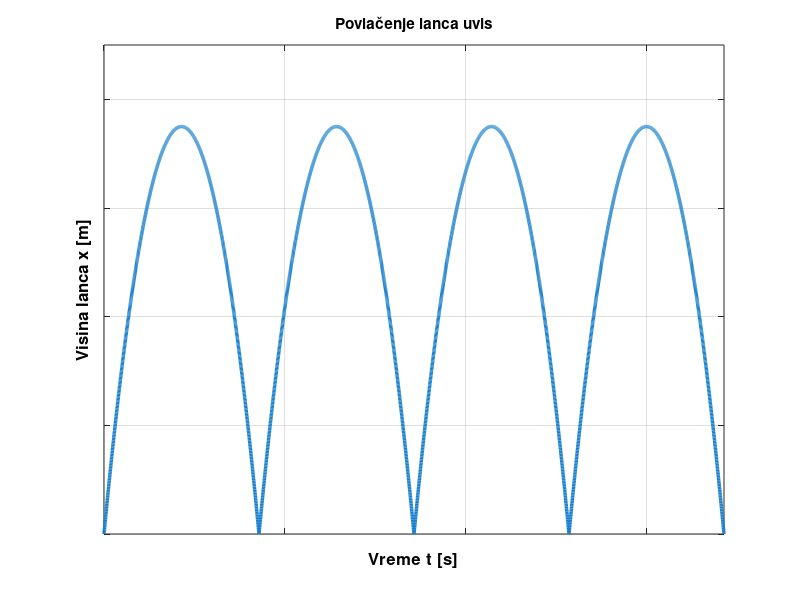

MATLAB code to generate this figure: (Note: this script raises an error after producing the figure.)
function lanac_grafik()

%dati parametri
F=50; %Konstantna sila (N)
T=10; %Težina po dužnom metru (N/m)
g=9.81; %Ubrzanje Zemljine teže (m/s^2)

%izračunato
x_max = (3*F)/(2*T);
t_max = 3*sqrt(F/(T*g));

%%podešavanje prikaza
broj_oscilacija = 4;
n_tacaka = 500; 


t_ukupno = []; %% predstavlja celokupno vreme kretanja lanca
x_ukupno = []; %% predstavlja poziciju lanca u odnosu na trenutno vreme

koreni_izraz = sqrt((F*g)/T); %% izvlačimo radi efikasnosti i lepšeg zapisa

for k = 0:(broj_oscilacija-1)
    
    
    %% kretanje lanca uvis
    t_podizanja = linspace(2*k*t_max, (2*k+1)*t_max,n_tacaka);
    tau_podizanje = t_podizanja - 2*k*t_max; %% trenutci između intervala
    x_podizanje = tau_podizanje * koreni_izraz - (g*tau_podizanje.^2)/6;

    %% pad lanca
    t_pad = linspace((2*k+1)*t_max, 2*(k+1)*t_max,n_tacaka);
    tau_pad = 2*(k+1)*t_max - t_pad;
    x_pad = tau_pad * koreni_izraz - (g*tau_pad.^2)/6;

    t_ukupno = [t_ukupno, t_podizanja, t_pad];
    x_ukupno = [x_ukupno, x_podizanje, x_pad];
    
end

figure('Color','w');
plot(t_ukupno,x_ukupno, 'LineWidth',2.5,'Color',[0.1 0.5 0.8]);
grid on;
hold on;

xlabel('Vreme t [s]','FontSize',12,'FontWeight','bold','Color','black');
ylabel('Visina lanca x [m]','FontSize',12  ,'FontWeight','bold','Color','black');
title('Povlačenje lanca uvis','Color','black');
ylim([0,x_max*1.2]);
xlim([0,2*broj_oscilacija*t_max]);

%% uklanjanje brojeva sa X i Y ose da bi graf bio uopšten za korišćenje u radu
set(gca,'XTickLabel',[]);
set(gca,'YTickLabel',[]);


%%iscrtavanje isprekidane linije koja prolazi kroz maksimalne visine
yline(x_max,'--r', 'x_{max}','LineWidth',1.5,'FontSize',11,'LabelHorizontalAlignment','left');


%% iscrtavanje tačkica na grafu
for k = 0:broj_oscilacija
    t_tlo = 2*k*t_max;
    plot(t_tlo,0,'ro','MarkerFaceColor','r','MarkerSize',6);
    plot((2*k+1)*t_max,x_max,'ro','MarkerFaceColor','r','MarkerSize',6);%% tačkica na max visini
    if k > 0 && k < broj_oscilacija
        text(t_tlo,x_max * 0.08,['k =' num2str(k)],'HorizontalAlignment','center','FontSize',9,'Color','r');
    end
end

end
